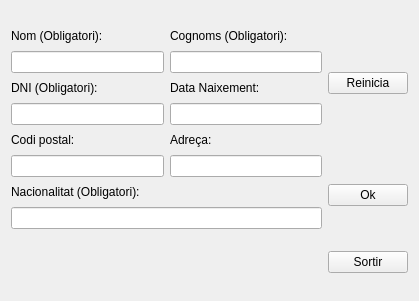
<?xml version="1.0" encoding="UTF-8"?>
<ui version="4.0">
 <class>MyForm</class>
 <widget class="QWidget" name="MyForm">
  <property name="geometry">
   <rect>
    <x>0</x>
    <y>0</y>
    <width>419</width>
    <height>301</height>
   </rect>
  </property>
  <property name="windowTitle">
   <string>Form</string>
  </property>
  <layout class="QGridLayout" name="gridLayout">
   <item row="0" column="0" rowspan="2">
    <layout class="QVBoxLayout" name="verticalLayout_8">
     <item>
      <layout class="QHBoxLayout" name="horizontalLayout_8">
       <item>
        <layout class="QVBoxLayout" name="verticalLayout">
         <item>
          <layout class="QHBoxLayout" name="horizontalLayout">
           <item>
            <widget class="QLabel" name="label_2">
             <property name="text">
              <string>Nom (Obligatori):</string>
             </property>
            </widget>
           </item>
           <item>
            <widget class="MyLabel" name="label_3">
             <property name="text">
              <string/>
             </property>
            </widget>
           </item>
          </layout>
         </item>
         <item>
          <widget class="QLineEdit" name="lineEdit">
           <property name="text">
            <string/>
           </property>
          </widget>
         </item>
        </layout>
       </item>
       <item>
        <layout class="QVBoxLayout" name="verticalLayout_2">
         <item>
          <layout class="QHBoxLayout" name="horizontalLayout_2">
           <item>
            <widget class="QLabel" name="label_4">
             <property name="text">
              <string>Cognoms (Obligatori):</string>
             </property>
            </widget>
           </item>
           <item>
            <widget class="MyLabel" name="label_5">
             <property name="text">
              <string/>
             </property>
            </widget>
           </item>
          </layout>
         </item>
         <item>
          <widget class="QLineEdit" name="lineEdit_2">
           <property name="text">
            <string/>
           </property>
          </widget>
         </item>
        </layout>
       </item>
      </layout>
     </item>
     <item>
      <layout class="QHBoxLayout" name="horizontalLayout_9">
       <item>
        <layout class="QVBoxLayout" name="verticalLayout_4">
         <item>
          <layout class="QHBoxLayout" name="horizontalLayout_4">
           <item>
            <widget class="QLabel" name="label_8">
             <property name="text">
              <string>DNI (Obligatori):</string>
             </property>
            </widget>
           </item>
           <item>
            <widget class="MyLabel" name="label_9">
             <property name="text">
              <string/>
             </property>
            </widget>
           </item>
          </layout>
         </item>
         <item>
          <widget class="QLineEdit" name="lineEdit_4">
           <property name="text">
            <string/>
           </property>
          </widget>
         </item>
        </layout>
       </item>
       <item>
        <layout class="QVBoxLayout" name="verticalLayout_3">
         <item>
          <layout class="QHBoxLayout" name="horizontalLayout_3">
           <item>
            <widget class="QLabel" name="label_6">
             <property name="text">
              <string>Data Naixement:</string>
             </property>
            </widget>
           </item>
           <item>
            <widget class="MyLabel" name="label_7">
             <property name="text">
              <string/>
             </property>
            </widget>
           </item>
          </layout>
         </item>
         <item>
          <widget class="QLineEdit" name="lineEdit_3">
           <property name="text">
            <string/>
           </property>
          </widget>
         </item>
        </layout>
       </item>
      </layout>
     </item>
     <item>
      <layout class="QHBoxLayout" name="horizontalLayout_10">
       <item>
        <layout class="QVBoxLayout" name="verticalLayout_6">
         <item>
          <layout class="QHBoxLayout" name="horizontalLayout_6">
           <item>
            <widget class="QLabel" name="label_12">
             <property name="text">
              <string>Codi postal:</string>
             </property>
            </widget>
           </item>
           <item>
            <widget class="MyLabel" name="label_13">
             <property name="text">
              <string/>
             </property>
            </widget>
           </item>
          </layout>
         </item>
         <item>
          <widget class="QLineEdit" name="lineEdit_6">
           <property name="text">
            <string/>
           </property>
          </widget>
         </item>
        </layout>
       </item>
       <item>
        <layout class="QVBoxLayout" name="verticalLayout_5">
         <item>
          <layout class="QHBoxLayout" name="horizontalLayout_5">
           <item>
            <widget class="QLabel" name="label_10">
             <property name="text">
              <string>Adreça:</string>
             </property>
            </widget>
           </item>
           <item>
            <widget class="MyLabel" name="label_11">
             <property name="text">
              <string/>
             </property>
            </widget>
           </item>
          </layout>
         </item>
         <item>
          <widget class="QLineEdit" name="lineEdit_5">
           <property name="text">
            <string/>
           </property>
          </widget>
         </item>
        </layout>
       </item>
      </layout>
     </item>
     <item>
      <layout class="QVBoxLayout" name="verticalLayout_7">
       <item>
        <layout class="QHBoxLayout" name="horizontalLayout_7">
         <item>
          <widget class="QLabel" name="label_14">
           <property name="text">
            <string>Nacionalitat (Obligatori):</string>
           </property>
          </widget>
         </item>
         <item>
          <widget class="MyLabel" name="label_15">
           <property name="text">
            <string/>
           </property>
          </widget>
         </item>
        </layout>
       </item>
       <item>
        <widget class="QLineEdit" name="lineEdit_7">
         <property name="text">
          <string/>
         </property>
        </widget>
       </item>
      </layout>
     </item>
    </layout>
   </item>
   <item row="0" column="1">
    <widget class="QPushButton" name="pushButton_2">
     <property name="text">
      <string>Reinicia</string>
     </property>
    </widget>
   </item>
   <item row="1" column="1">
    <widget class="QPushButton" name="pushButton">
     <property name="text">
      <string>Ok</string>
     </property>
    </widget>
   </item>
   <item row="2" column="0">
    <widget class="MyLabel" name="label">
     <property name="text">
      <string/>
     </property>
    </widget>
   </item>
   <item row="2" column="1">
    <widget class="QPushButton" name="pushButton_3">
     <property name="text">
      <string>Sortir</string>
     </property>
    </widget>
   </item>
  </layout>
 </widget>
 <customwidgets>
  <customwidget>
   <class>MyLabel</class>
   <extends>QLabel</extends>
   <header>MyLabel.h</header>
   <slots>
    <signal>sendHeader(QString)</signal>
    <slot>OkPulsed()</slot>
    <slot>concatenate(QString)</slot>
    <slot>tabdiilOkState_2()</slot>
    <slot>tabdiilOkState_1()</slot>
   </slots>
  </customwidget>
 </customwidgets>
 <resources/>
 <connections>
  <connection>
   <sender>lineEdit</sender>
   <signal>textChanged(QString)</signal>
   <receiver>label_3</receiver>
   <slot>setText(QString)</slot>
   <hints>
    <hint type="sourcelabel">
     <x>159</x>
     <y>150</y>
    </hint>
    <hint type="destinationlabel">
     <x>290</x>
     <y>92</y>
    </hint>
   </hints>
  </connection>
  <connection>
   <sender>pushButton</sender>
   <signal>clicked()</signal>
   <receiver>label_3</receiver>
   <slot>OkPulsed()</slot>
   <hints>
    <hint type="sourcelabel">
     <x>924</x>
     <y>531</y>
    </hint>
    <hint type="destinationlabel">
     <x>366</x>
     <y>113</y>
    </hint>
   </hints>
  </connection>
  <connection>
   <sender>pushButton</sender>
   <signal>clicked()</signal>
   <receiver>label_5</receiver>
   <slot>OkPulsed()</slot>
   <hints>
    <hint type="sourcelabel">
     <x>946</x>
     <y>517</y>
    </hint>
    <hint type="destinationlabel">
     <x>617</x>
     <y>114</y>
    </hint>
   </hints>
  </connection>
  <connection>
   <sender>pushButton</sender>
   <signal>clicked()</signal>
   <receiver>label_9</receiver>
   <slot>OkPulsed()</slot>
   <hints>
    <hint type="sourcelabel">
     <x>947</x>
     <y>496</y>
    </hint>
    <hint type="destinationlabel">
     <x>375</x>
     <y>243</y>
    </hint>
   </hints>
  </connection>
  <connection>
   <sender>pushButton</sender>
   <signal>clicked()</signal>
   <receiver>label_15</receiver>
   <slot>OkPulsed()</slot>
   <hints>
    <hint type="sourcelabel">
     <x>904</x>
     <y>518</y>
    </hint>
    <hint type="destinationlabel">
     <x>422</x>
     <y>431</y>
    </hint>
   </hints>
  </connection>
  <connection>
   <sender>lineEdit_2</sender>
   <signal>textChanged(QString)</signal>
   <receiver>label_5</receiver>
   <slot>setText(QString)</slot>
   <hints>
    <hint type="sourcelabel">
     <x>505</x>
     <y>147</y>
    </hint>
    <hint type="destinationlabel">
     <x>558</x>
     <y>94</y>
    </hint>
   </hints>
  </connection>
  <connection>
   <sender>lineEdit_4</sender>
   <signal>textChanged(QString)</signal>
   <receiver>label_9</receiver>
   <slot>setText(QString)</slot>
   <hints>
    <hint type="sourcelabel">
     <x>103</x>
     <y>264</y>
    </hint>
    <hint type="destinationlabel">
     <x>266</x>
     <y>219</y>
    </hint>
   </hints>
  </connection>
  <connection>
   <sender>lineEdit_3</sender>
   <signal>textChanged(QString)</signal>
   <receiver>label_7</receiver>
   <slot>setText(QString)</slot>
   <hints>
    <hint type="sourcelabel">
     <x>457</x>
     <y>288</y>
    </hint>
    <hint type="destinationlabel">
     <x>559</x>
     <y>220</y>
    </hint>
   </hints>
  </connection>
  <connection>
   <sender>lineEdit_6</sender>
   <signal>textChanged(QString)</signal>
   <receiver>label_13</receiver>
   <slot>setText(QString)</slot>
   <hints>
    <hint type="sourcelabel">
     <x>148</x>
     <y>402</y>
    </hint>
    <hint type="destinationlabel">
     <x>262</x>
     <y>360</y>
    </hint>
   </hints>
  </connection>
  <connection>
   <sender>lineEdit_5</sender>
   <signal>textChanged(QString)</signal>
   <receiver>label_11</receiver>
   <slot>setText(QString)</slot>
   <hints>
    <hint type="sourcelabel">
     <x>511</x>
     <y>406</y>
    </hint>
    <hint type="destinationlabel">
     <x>594</x>
     <y>321</y>
    </hint>
   </hints>
  </connection>
  <connection>
   <sender>lineEdit_7</sender>
   <signal>textChanged(QString)</signal>
   <receiver>label_15</receiver>
   <slot>setText(QString)</slot>
   <hints>
    <hint type="sourcelabel">
     <x>122</x>
     <y>527</y>
    </hint>
    <hint type="destinationlabel">
     <x>417</x>
     <y>480</y>
    </hint>
   </hints>
  </connection>
  <connection>
   <sender>label_3</sender>
   <signal>sendHeader(QString)</signal>
   <receiver>label</receiver>
   <slot>concatenate(QString)</slot>
   <hints>
    <hint type="sourcelabel">
     <x>371</x>
     <y>70</y>
    </hint>
    <hint type="destinationlabel">
     <x>390</x>
     <y>669</y>
    </hint>
   </hints>
  </connection>
  <connection>
   <sender>label_9</sender>
   <signal>sendHeader(QString)</signal>
   <receiver>label</receiver>
   <slot>concatenate(QString)</slot>
   <hints>
    <hint type="sourcelabel">
     <x>304</x>
     <y>186</y>
    </hint>
    <hint type="destinationlabel">
     <x>578</x>
     <y>682</y>
    </hint>
   </hints>
  </connection>
  <connection>
   <sender>label_5</sender>
   <signal>sendHeader(QString)</signal>
   <receiver>label</receiver>
   <slot>concatenate(QString)</slot>
   <hints>
    <hint type="sourcelabel">
     <x>551</x>
     <y>54</y>
    </hint>
    <hint type="destinationlabel">
     <x>412</x>
     <y>697</y>
    </hint>
   </hints>
  </connection>
  <connection>
   <sender>pushButton_3</sender>
   <signal>clicked()</signal>
   <receiver>MyForm</receiver>
   <slot>close()</slot>
   <hints>
    <hint type="sourcelabel">
     <x>923</x>
     <y>706</y>
    </hint>
    <hint type="destinationlabel">
     <x>867</x>
     <y>710</y>
    </hint>
   </hints>
  </connection>
  <connection>
   <sender>pushButton_2</sender>
   <signal>clicked()</signal>
   <receiver>label</receiver>
   <slot>tabdiilOkState_2()</slot>
   <hints>
    <hint type="sourcelabel">
     <x>860</x>
     <y>184</y>
    </hint>
    <hint type="destinationlabel">
     <x>698</x>
     <y>650</y>
    </hint>
   </hints>
  </connection>
  <connection>
   <sender>pushButton_2</sender>
   <signal>clicked()</signal>
   <receiver>label_3</receiver>
   <slot>clear()</slot>
   <hints>
    <hint type="sourcelabel">
     <x>910</x>
     <y>152</y>
    </hint>
    <hint type="destinationlabel">
     <x>316</x>
     <y>54</y>
    </hint>
   </hints>
  </connection>
  <connection>
   <sender>pushButton_2</sender>
   <signal>clicked()</signal>
   <receiver>label_5</receiver>
   <slot>clear()</slot>
   <hints>
    <hint type="sourcelabel">
     <x>888</x>
     <y>163</y>
    </hint>
    <hint type="destinationlabel">
     <x>584</x>
     <y>73</y>
    </hint>
   </hints>
  </connection>
  <connection>
   <sender>pushButton_2</sender>
   <signal>clicked()</signal>
   <receiver>label_9</receiver>
   <slot>clear()</slot>
   <hints>
    <hint type="sourcelabel">
     <x>849</x>
     <y>200</y>
    </hint>
    <hint type="destinationlabel">
     <x>375</x>
     <y>206</y>
    </hint>
   </hints>
  </connection>
  <connection>
   <sender>pushButton_2</sender>
   <signal>clicked()</signal>
   <receiver>label_7</receiver>
   <slot>clear()</slot>
   <hints>
    <hint type="sourcelabel">
     <x>970</x>
     <y>200</y>
    </hint>
    <hint type="destinationlabel">
     <x>637</x>
     <y>247</y>
    </hint>
   </hints>
  </connection>
  <connection>
   <sender>pushButton_2</sender>
   <signal>clicked()</signal>
   <receiver>label_13</receiver>
   <slot>clear()</slot>
   <hints>
    <hint type="sourcelabel">
     <x>970</x>
     <y>200</y>
    </hint>
    <hint type="destinationlabel">
     <x>380</x>
     <y>340</y>
    </hint>
   </hints>
  </connection>
  <connection>
   <sender>pushButton_2</sender>
   <signal>clicked()</signal>
   <receiver>label_11</receiver>
   <slot>clear()</slot>
   <hints>
    <hint type="sourcelabel">
     <x>950</x>
     <y>172</y>
    </hint>
    <hint type="destinationlabel">
     <x>659</x>
     <y>371</y>
    </hint>
   </hints>
  </connection>
  <connection>
   <sender>pushButton_2</sender>
   <signal>clicked()</signal>
   <receiver>label_15</receiver>
   <slot>clear()</slot>
   <hints>
    <hint type="sourcelabel">
     <x>866</x>
     <y>180</y>
    </hint>
    <hint type="destinationlabel">
     <x>538</x>
     <y>492</y>
    </hint>
   </hints>
  </connection>
  <connection>
   <sender>pushButton_2</sender>
   <signal>clicked()</signal>
   <receiver>lineEdit</receiver>
   <slot>clear()</slot>
   <hints>
    <hint type="sourcelabel">
     <x>842</x>
     <y>158</y>
    </hint>
    <hint type="destinationlabel">
     <x>332</x>
     <y>158</y>
    </hint>
   </hints>
  </connection>
  <connection>
   <sender>pushButton_2</sender>
   <signal>clicked()</signal>
   <receiver>lineEdit_2</receiver>
   <slot>clear()</slot>
   <hints>
    <hint type="sourcelabel">
     <x>956</x>
     <y>200</y>
    </hint>
    <hint type="destinationlabel">
     <x>578</x>
     <y>147</y>
    </hint>
   </hints>
  </connection>
  <connection>
   <sender>pushButton_2</sender>
   <signal>clicked()</signal>
   <receiver>lineEdit_4</receiver>
   <slot>clear()</slot>
   <hints>
    <hint type="sourcelabel">
     <x>886</x>
     <y>200</y>
    </hint>
    <hint type="destinationlabel">
     <x>303</x>
     <y>283</y>
    </hint>
   </hints>
  </connection>
  <connection>
   <sender>pushButton_2</sender>
   <signal>clicked()</signal>
   <receiver>lineEdit_3</receiver>
   <slot>clear()</slot>
   <hints>
    <hint type="sourcelabel">
     <x>871</x>
     <y>200</y>
    </hint>
    <hint type="destinationlabel">
     <x>605</x>
     <y>276</y>
    </hint>
   </hints>
  </connection>
  <connection>
   <sender>pushButton_2</sender>
   <signal>clicked()</signal>
   <receiver>lineEdit_6</receiver>
   <slot>clear()</slot>
   <hints>
    <hint type="sourcelabel">
     <x>924</x>
     <y>200</y>
    </hint>
    <hint type="destinationlabel">
     <x>294</x>
     <y>409</y>
    </hint>
   </hints>
  </connection>
  <connection>
   <sender>pushButton_2</sender>
   <signal>clicked()</signal>
   <receiver>lineEdit_5</receiver>
   <slot>clear()</slot>
   <hints>
    <hint type="sourcelabel">
     <x>965</x>
     <y>188</y>
    </hint>
    <hint type="destinationlabel">
     <x>492</x>
     <y>412</y>
    </hint>
   </hints>
  </connection>
  <connection>
   <sender>pushButton_2</sender>
   <signal>clicked()</signal>
   <receiver>lineEdit_7</receiver>
   <slot>clear()</slot>
   <hints>
    <hint type="sourcelabel">
     <x>944</x>
     <y>196</y>
    </hint>
    <hint type="destinationlabel">
     <x>329</x>
     <y>534</y>
    </hint>
   </hints>
  </connection>
  <connection>
   <sender>pushButton</sender>
   <signal>clicked()</signal>
   <receiver>label</receiver>
   <slot>tabdiilOkState_1()</slot>
   <hints>
    <hint type="sourcelabel">
     <x>856</x>
     <y>550</y>
    </hint>
    <hint type="destinationlabel">
     <x>671</x>
     <y>657</y>
    </hint>
   </hints>
  </connection>
  <connection>
   <sender>label_15</sender>
   <signal>sendHeader(QString)</signal>
   <receiver>label</receiver>
   <slot>concatenate(QString)</slot>
   <hints>
    <hint type="sourcelabel">
     <x>451</x>
     <y>459</y>
    </hint>
    <hint type="destinationlabel">
     <x>473</x>
     <y>685</y>
    </hint>
   </hints>
  </connection>
 </connections>
</ui>
